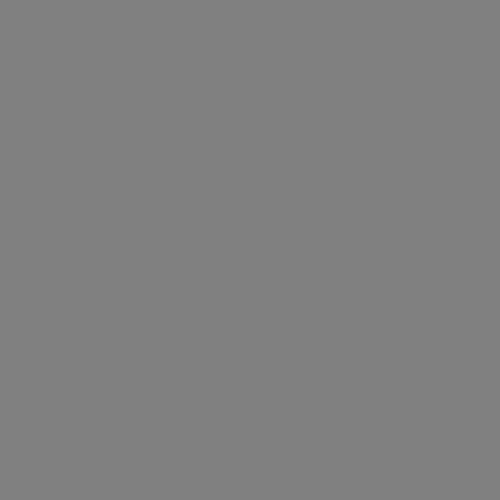
Frame 1 (no input)
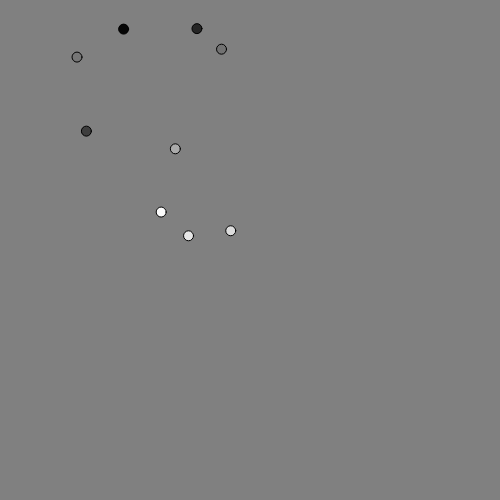
Frame 60 (no input)
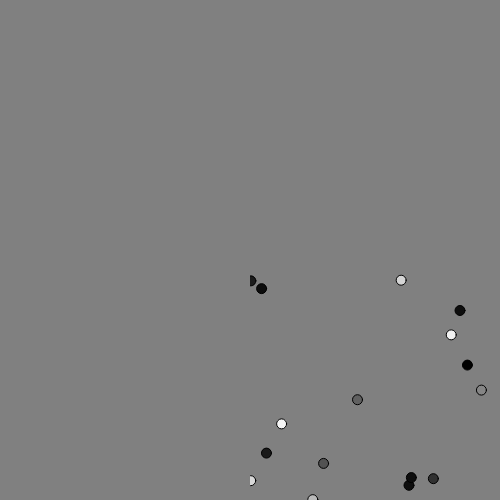
Frame 120 (the mouse pressed at the canvas centre since frame 60)

The p5.js sketch that drew these frames (run headless with seeded random() and noise() and a simulated clock; from frame 60 on, the mouse is pressed at the canvas centre):

// p5.js sketch
// ── sketch.js
// variables to hold a buffer
let buffer1;

function setup() {
  createCanvas(500,500);
  background(128);

  // create a buffer that's 1/4 the size of the canvas
  buffer1 = createGraphics(250,250);
}

function draw() {
  background(128);

  // draw an ellipse on our off screen buffer at a random spot
  buffer1.fill(random(255));
  buffer1.ellipse(random(500), random(500), 10, 10);

  // draw the buffer wherever the mouse is
  image(buffer1, mouseX, mouseY);
}

function mousePressed() {
  // erase the buffer (sets all pixels to transparent)
  buffer1.clear();
}
